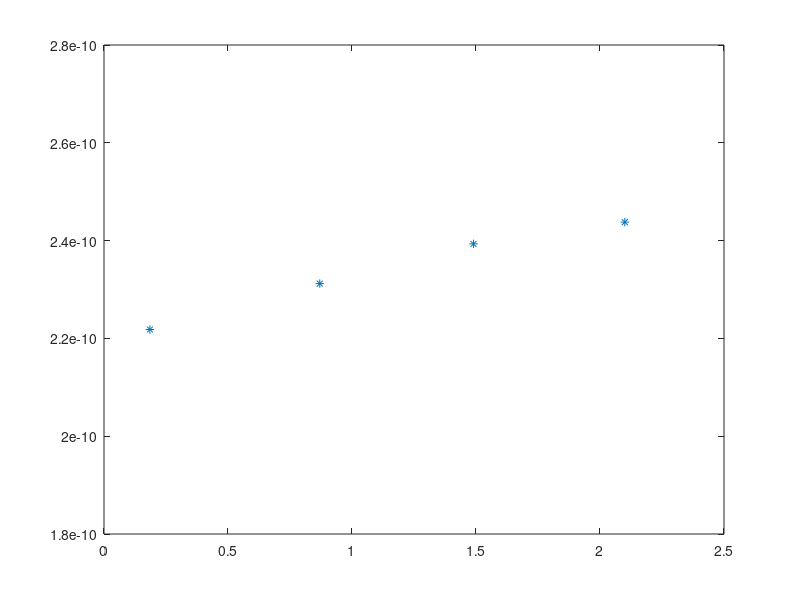

Source code (MATLAB):
input_power1000 = [2.1 1.49 0.87 0.185];
voltage1000 = [36 25 15 3];
RF1000 = [-66.13 -66.21 -66.36 -66.54];

RF1000W = 0.001 .* 10.^(RF1000 ./ 10)

plot(input_power1000, RF1000W, '*')